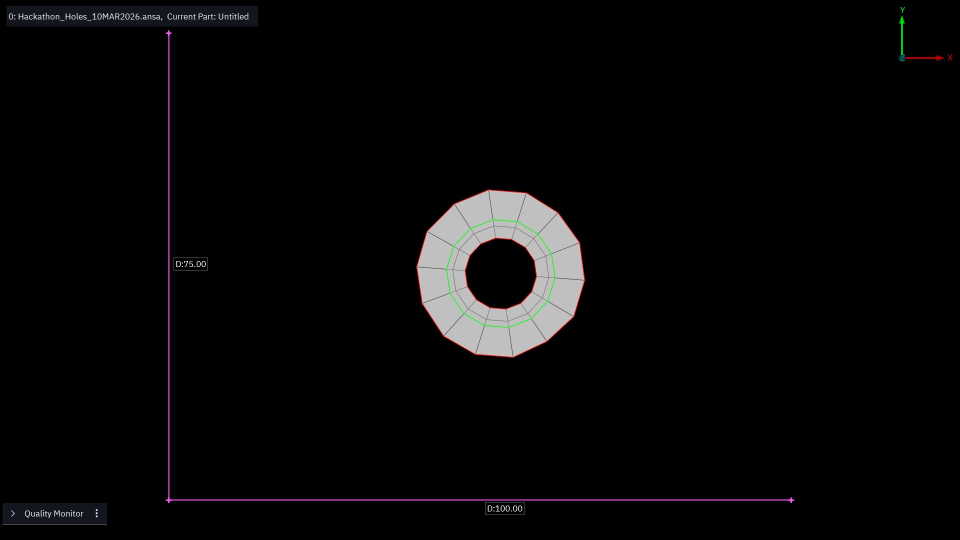
#> input picture hole_012_normalised.jpg, 1920 x 1080 px (shown at 1/2 size); its folder holds only this picture in this run
$ python -i mesh_extraction.py   (imports and definitions only)
#> lines starting #> are read from the running program, lines starting #| are printed output that depends on the picture; after the words box and inside, x2 and y2 are one past the last pixel; in counts of white or black regions, pixels touching at a corner belong together
import cv2
from matplotlib import contour
from matplotlib.patches import Polygon
from networkx import radius
from numpy.compat import Path
from simplification.cutil import simplify_coords_vw
from sklearn.cluster import DBSCAN
import numpy as np
from collections import defaultdict
from scipy.spatial.distance import cdist
from skimage import img_as_ubyte, measure, morphology
from skimage.feature import corner_harris, corner_peaks
from skimage.measure import approximate_polygon, find_contours, regionprops
from skimage import color
from shapely.geometry import Polygon
from skimage.segmentation import find_boundaries
from skimage.draw import disk

# [23 lines left out: function crop_image, not called in this run]
def _has_green_border(img, lo=300, hi=50000):
    """Detect a bright green border bleed between neighbouring holes.

    Covers two border tones observed in the dataset:
      * hole_081-style yellow-green lime (H~42, S=255, V~220)
      * hole_012-style pale pure green    (H~60, S~100, V~210)
    Both share: green channel noticeably above both R and B, and
    reasonably bright. Criterion: G > R+25 AND G > B+25 AND V >= 170.

    Band-pass by count: the raw pixel count of green-dominant pixels
    separates three regimes cleanly across the 100-hole dataset:
      - <300  → no bleed, clean image (hole_083's non-green-faced sibs)
      - [300, 50000] → thin border strip bleeding in (hole_081,
        hole_012, hole_091 and ~10 others)
      - >50000 → the mesh FACES themselves are green (hole_083,
        hole_024) — not a bleed, leave it to the skeleton path.

    When True → caller should fall back to the CLAHE grayscale path,
    which was immune to the border artifact.
    """
    img_u8 = (img * 255).astype(np.uint8) if img.max() <= 1.0 else img.astype(np.uint8)
    hsv = cv2.cvtColor(img_u8, cv2.COLOR_RGB2HSV)
    V = hsv[:, :, 2]
    R = img_u8[:, :, 0].astype(int)
    G = img_u8[:, :, 1].astype(int)
    B = img_u8[:, :, 2].astype(int)
    n = int(((G > R + 25) & (G > B + 25) & (V >= 170)).sum())
    return lo <= n <= hi


def _extract_grayscale_clahe(img, min_face_size):
    """Original grayscale path: CLAHE-equalised gray + Canny skeleton +
    bright-dot inpainting + threshold at 150. Kept as a fallback for
    images where the lime-green inter-hole border confuses the simpler
    skeleton-cut path (hole_081 family).
    """
    gray = (color.rgb2gray(img) * 255).astype(np.uint8)

    clahe = cv2.createCLAHE(clipLimit=2.0, tileGridSize=(8, 8))
    img_eq = clahe.apply(gray)

    edge_mask = cv2.Canny(img_eq, threshold1=75, threshold2=120)
    kernel = cv2.getStructuringElement(cv2.MORPH_ELLIPSE, (5, 5))
    closed = cv2.morphologyEx(edge_mask, cv2.MORPH_CLOSE, kernel)
    skeleton = morphology.skeletonize(closed > 0)

    # Amplify the 1px green inter-hole border directly from RGB — rgb2gray
    # collapses its luminance into the face interior so Canny loses it in
    # patches (hole_030 face 1). Reuse the same predicate as _has_green_border.
    img_u8 = (img * 255).astype(np.uint8) if img.max() <= 1.0 else img.astype(np.uint8)
    hsv = cv2.cvtColor(img_u8, cv2.COLOR_RGB2HSV)
    R = img_u8[:, :, 0].astype(int)
    G = img_u8[:, :, 1].astype(int)
    B = img_u8[:, :, 2].astype(int)
    green_border = (G > R + 25) & (G > B + 25) & (hsv[:, :, 2] >= 170)

    bright_mask = (img_eq > 220).astype(np.uint8)
    bright_mask = cv2.dilate(bright_mask, cv2.getStructuringElement(cv2.MORPH_ELLIPSE, (7, 7)))
    img_eq = cv2.inpaint(img_eq, bright_mask, inpaintRadius=10, flags=cv2.INPAINT_TELEA)
    img_eq[skeleton] = 0
    img_eq[green_border] = 0
    img_eq[img_eq < 150] = 0

    not_black = img_eq > 0
    not_black = morphology.remove_small_objects(not_black, min_size=200)
    labeled_clean = measure.label(not_black, connectivity=1)

    valid_labels = [
        i for i in range(1, labeled_clean.max() + 1)
        if (labeled_clean == i).sum() > min_face_size
    ]
    face_pixels = {i: np.argwhere(labeled_clean == i) for i in valid_labels}

    # Drop faces whose pixels touch the left or bottom image margin —
    # these are axis/border artifacts that are never adjacent to real faces.
    H_img, W_img = labeled_clean.shape
    EDGE_MARGIN = 200
    valid_labels = [fid for fid in valid_labels
                    if face_pixels[fid][:, 1].min() >= EDGE_MARGIN
                    and face_pixels[fid][:, 0].max() <= H_img - EDGE_MARGIN / 2]
    face_pixels = {fid: face_pixels[fid] for fid in valid_labels}

    return labeled_clean, valid_labels, face_pixels


# [45 lines left out: function _extract_grayscale_skeleton, not called in this run]


def _extract_grayscale(img, min_face_size):
    """Grayscale-path dispatcher.

    If the image carries a green inter-hole border bleed
    (hole_081 / hole_012 family) → fall back to the CLAHE-based path,
    which is robust to that artifact. Otherwise use the faster,
    CLAHE-free skeleton-cut path that performs better on clean
    images (hole_083 family).
    """
    if _has_green_border(img):
        print("[extract_face_masks] green border detected → using CLAHE grayscale path")
        return _extract_grayscale_clahe(img, min_face_size)
    return _extract_grayscale_skeleton(img, min_face_size)


# [72 lines left out: function _extract_hsv, not called in this run]


_used_hsv = False


def _mean_nonblack_luminosity(img, margin=200):
    """Return the mean grayscale luminosity of non-black pixels,
    ignoring a `margin`-pixel frame around the image.

    Used to decide whether the grayscale (rgb2gray + threshold 150)
    path will work: dark-colored meshes (purple, dark-orange) have
    low luminance and fall below the threshold, so we need the HSV
    fallback.

    Why the margin: the outer ~200px of some inputs carry dim
    antialiased pixels / boundary noise that are *just* bright enough
    to count as non-black (>20) but darkish enough to drag the mean
    down. hole_012 in particular measures 139 uncropped (→ HSV) but
    181 once the outer 200px frame is dropped (→ grayscale, matching
    hole_003 which has the same face colors).
    """
    h, w = img.shape[:2]
    if margin > 0 and h > 2 * margin and w > 2 * margin:
        img = img[margin:h - margin, margin:w - margin]
    gray = (color.rgb2gray(img) * 255).astype(np.uint8)
    nonblack = gray > 20
    if not nonblack.any():
        return 0
    return int(gray[nonblack].mean())


def extract_face_masks(img, min_face_size=500, dilation_radius=1,
                       lum_fallback_thresh=148):
    """
    Extraction with luminosity-based dispatch.

    Mean luminosity of non-black pixels determines which path runs:
      * L >= lum_fallback_thresh → grayscale CLAHE+threshold path
      * L <  lum_fallback_thresh → HSV/saturation fallback (for dark
        colored meshes that the grayscale threshold would kill).
    """
    global _used_hsv

    lum = _mean_nonblack_luminosity(img)
    print(f"[STAGE 1a] extract_face_masks: mean non-black luminosity = {lum} "
          f"(threshold = {lum_fallback_thresh}), min_face_size={min_face_size}")
    if lum < lum_fallback_thresh:
        print(f"[STAGE 1a] path = HSV (lum < threshold)")
        _used_hsv = True
        labeled, valid, fpix = _extract_hsv(img, min_face_size)
    else:
        labeled, valid, fpix = _extract_grayscale(img, min_face_size)
        if len(valid) >= 3:
            _used_hsv = False
            print(f"[STAGE 1a] path = grayscale")
        else:
            print(f"[STAGE 1a] path = grayscale → HSV fallback ({len(valid)} faces only)")
            _used_hsv = True
            labeled, valid, fpix = _extract_hsv(img, min_face_size)

    if len(valid) > 0:
        sizes = [len(fpix[f]) for f in valid]
        print(f"[STAGE 1a] extract_face_masks: {len(valid)} faces | "
              f"sizes min/med/max = {min(sizes)}/{int(np.median(sizes))}/{max(sizes)}")
    else:
        print(f"[STAGE 1a] extract_face_masks: 0 faces")
    return labeled, valid, fpix


# [630 lines left out: functions _refine_grayscale, _refine_hsv, refine_faces, extract_face_corners, filter_corners, filter_flat_corners and 1 more, not called in this run]


import numpy as np
import networkx as nx
from collections import defaultdict

# [1188 lines left out: functions merge_vertices, filter_edge_faces, write_nas, extract_scale_reference, convert_vertices_to_world, detect_bulb_corners, not called in this run]

>>> import cv2
>>> picture = cv2.cvtColor(cv2.imread('hole_012_normalised.jpg'), cv2.COLOR_BGR2RGB)
>>> result = extract_face_masks(picture)
#> in _mean_nonblack_luminosity, `img = img[margin:h - margin, margin:w - margin]`:
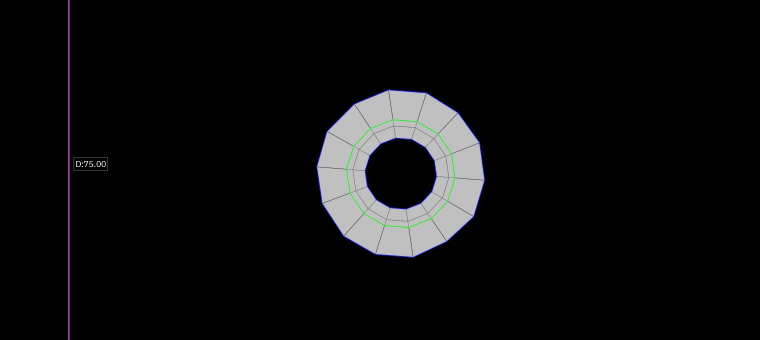
#> img: shape (680, 1520, 3) (shown at 1/2 size); mean of channels 0, 1, 2 13.5, 13.1, 13.1; drawn as B, G, R
#> in _mean_nonblack_luminosity, `nonblack = gray > 20`:
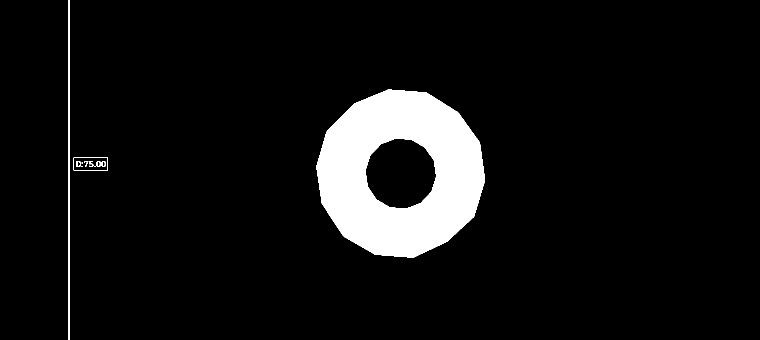
#> nonblack: shape (680, 1520) bool (shown at 1/2 size); 7.2% white; 11 white regions (3 under 20 px), largest, box (x1, y1, x2, y2) and area: (632, 179, 970, 516) 72010, (136, 0, 139, 680) 2040, (147, 315, 216, 341) 186
#> in extract_face_masks, `lum = _mean_nonblack_luminosity(img)`: lum = 181
#| [STAGE 1a] extract_face_masks: mean non-black luminosity = 181 (threshold = 148), min_face_size=500
#> in _has_green_border, `hsv = cv2.cvtColor(img_u8, cv2.COLOR_RGB2HSV)`: hsv: shape (1080, 1920, 3); mean H, S, V 4.9, 7.6, 8.1
#> in _has_green_border, `R = img_u8[:, :, 0].astype(int)`:
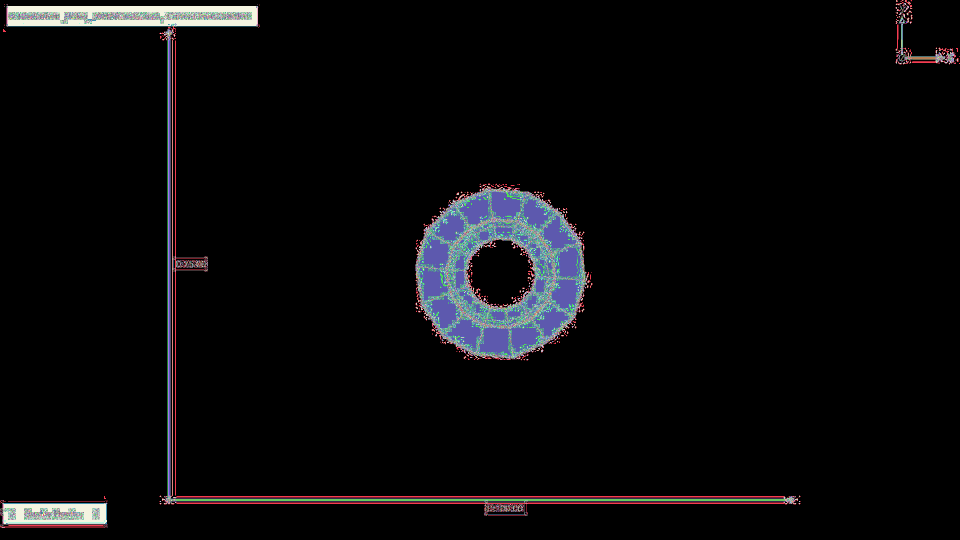
#> R: shape (1080, 1920) int64 (shown at 1/2 size); 256 distinct labels, from 0 to 255; one colour per label, 0 black
#> in _has_green_border, `G = img_u8[:, :, 1].astype(int)`:
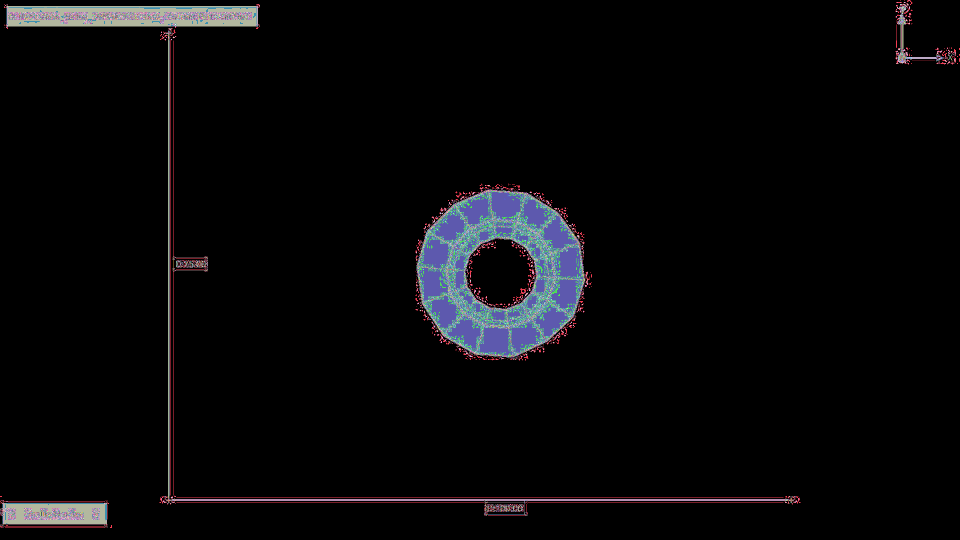
#> G: shape (1080, 1920) int64 (shown at 1/2 size); 256 distinct labels, from 0 to 255; one colour per label, 0 black
#> in _has_green_border, `B = img_u8[:, :, 2].astype(int)`:
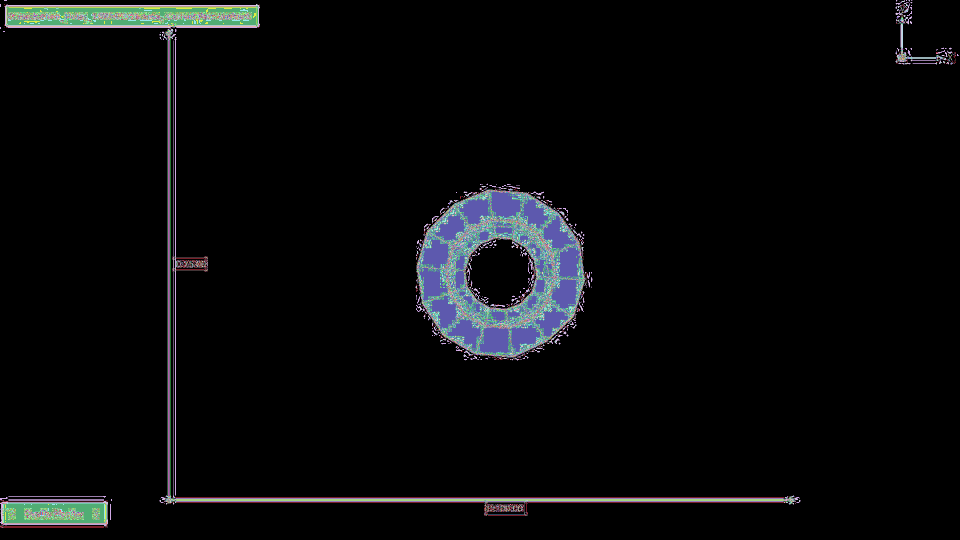
#> B: shape (1080, 1920) int64 (shown at 1/2 size); 256 distinct labels, from 0 to 255; one colour per label, 0 black
#> in _has_green_border, `n = int(((G > R + 25) & (G > B + 25) & (V >= 170)).sum())`: n = 3024
#> in _extract_grayscale_clahe, `edge_mask = cv2.Canny(img_eq, threshold1=75, threshold2=120)`: edge_mask: shape (1080, 1920); 0.83% white in thin lines or dots
#> in _extract_grayscale_clahe, `closed = cv2.morphologyEx(edge_mask, cv2.MORPH_CLOSE, kernel)`: closed: shape (1080, 1920); 1.4% white; 17 white regions (1 under 20 px), largest, box (x1, y1, x2, y2) and area: (833, 379, 1170, 715) 9917, (331, 60, 1589, 1031) 9461, (37, 26, 325, 43) 2804
#> in _extract_grayscale_clahe, `skeleton = morphology.skeletonize(closed > 0)`: skeleton: shape (1080, 1920) bool; 0.44% white in thin lines or dots
#> in _extract_grayscale_clahe, `green_border = (G > R + 25) & (G > B + 25) & (hsv[:, :, 2] >= 170)`: green_border: shape (1080, 1920) bool; 0.15% white; 3 white regions (1 under 20 px), largest, box (x1, y1, x2, y2) and area: (891, 437, 1112, 657) 2805, (1800, 33, 1808, 109) 200
#> in _extract_grayscale_clahe, `bright_mask = (img_eq > 220).astype(np.uint8)`: bright_mask: shape (1080, 1920); values 0 (black) and 1 (white), 0.06% white in thin lines or dots, all inside (x1, y1, x2, y2) = (18, 26, 1044, 1036)
#> in _extract_grayscale_clahe, `bright_mask = cv2.dilate(bright_mask, cv2.getStructuringElement(cv2.MO..`:
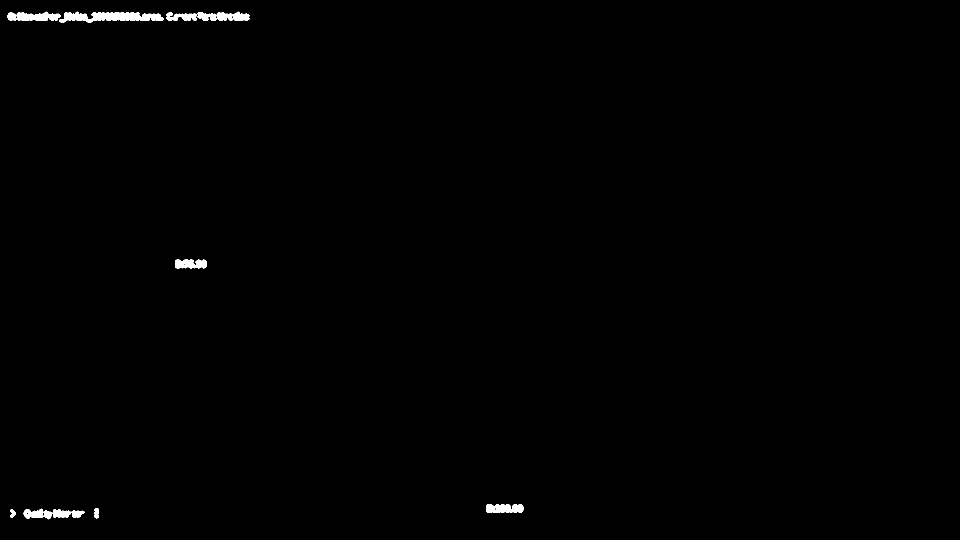
#> bright_mask: shape (1080, 1920) (shown at 1/2 size); values 0 (black) and 1 (white), 0.49% white; 14 white regions, largest, box (x1, y1, x2, y2) and area: (118, 23, 327, 45) 2867, (973, 1008, 1047, 1026) 1130, (35, 23, 121, 42) 1128
#> in _extract_grayscale_clahe, `not_black = img_eq > 0`: not_black: shape (1080, 1920) bool; 3.1% white; 60 white regions (39 under 20 px), largest, box (x1, y1, x2, y2) and area: (895, 539, 1016, 653) 4100, (896, 442, 990, 541) 3679, (1024, 446, 1107, 555) 3676
#> in _extract_grayscale_clahe, `labeled_clean = measure.label(not_black, connectivity=1)`:
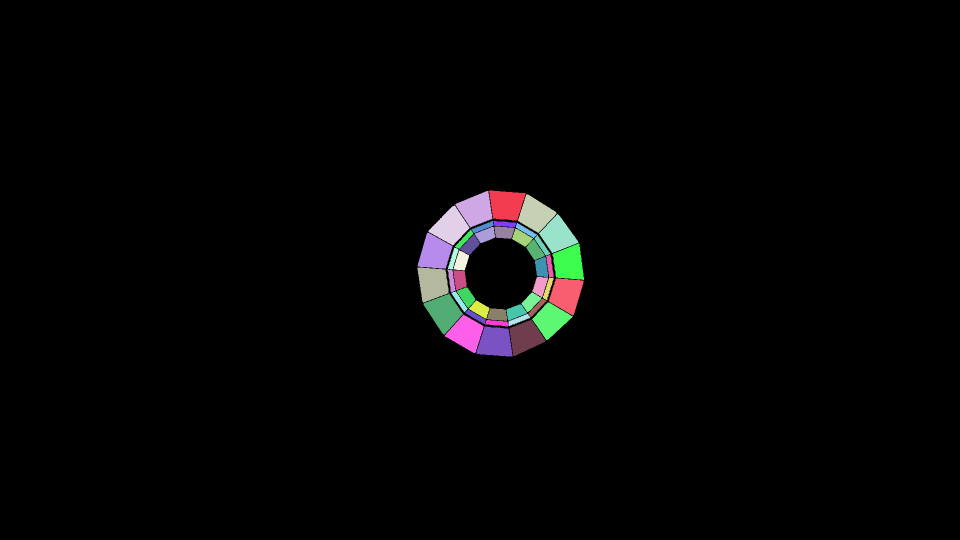
#> labeled_clean: shape (1080, 1920) int32 (shown at 1/2 size); 43 distinct labels, from 0 to 42; one colour per label, 0 black
#> in _extract_grayscale_clahe, `valid_labels = [ i for i in range(1, labeled_clean.max() + 1) if (labe..`: valid_labels = 28 values from 1 to 42
#> in _extract_grayscale_clahe, `face_pixels = {i: np.argwhere(labeled_clean == i) for i in valid_labels}`: face_pixels = 28 items
#> in extract_face_masks, `labeled, valid, fpix = _extract_grayscale(img, min_face_size)`: valid = 28 values from 1 to 42; fpix = 28 items
#> in extract_face_masks, `sizes = [len(fpix[f]) for f in valid]`: sizes = 28 values, max 3463 at index 20, min 805 at index 19, mean 2072.7
#| [STAGE 1a] extract_face_masks: 28 faces | sizes min/med/max = 805/1988/3463
